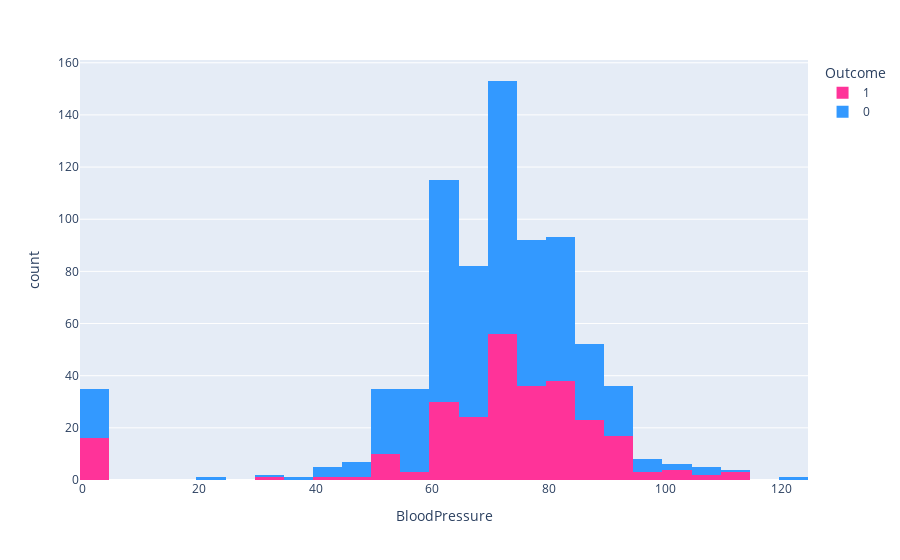

Notebook code for this chart:
### Code cell
px.histogram(data_frame=df,x=df.BloodPressure,color='Outcome',color_discrete_sequence=['#ff3399','#3399ff'])

### Figure 1 — Plotly figure (JSON) as saved in the notebook; plotly's stock layout.template omitted (floating-point values rounded to 4 significant figures; data arrays with more than 128 entries replaced by an {"elided": "..."} marker saying what was removed)
{"data": [{"alignmentgroup": "True", "bingroup": "x", "hovertemplate": "Outcome=1<br>BloodPressure=%{x}<br>count=%{y}<extra></extra>", "legendgroup": "1", "marker": {"color": "#ff3399", "pattern": {"shape": ""}}, "name": "1", "offsetgroup": "1", "orientation": "v", "showlegend": true, "type": "histogram", "x": {"elided": "268 int values"}, "xaxis": "x", "yaxis": "y"}, {"alignmentgroup": "True", "bingroup": "x", "hovertemplate": "Outcome=0<br>BloodPressure=%{x}<br>count=%{y}<extra></extra>", "legendgroup": "0", "marker": {"color": "#3399ff", "pattern": {"shape": ""}}, "name": "0", "offsetgroup": "0", "orientation": "v", "showlegend": true, "type": "histogram", "x": {"elided": "500 int values"}, "xaxis": "x", "yaxis": "y"}], "layout": {"barmode": "relative", "legend": {"title": {"text": "Outcome"}, "tracegroupgap": 0}, "margin": {"t": 60}, "xaxis": {"anchor": "y", "domain": [0, 1], "title": {"text": "BloodPressure"}}, "yaxis": {"anchor": "x", "domain": [0, 1], "title": {"text": "count"}}}}
